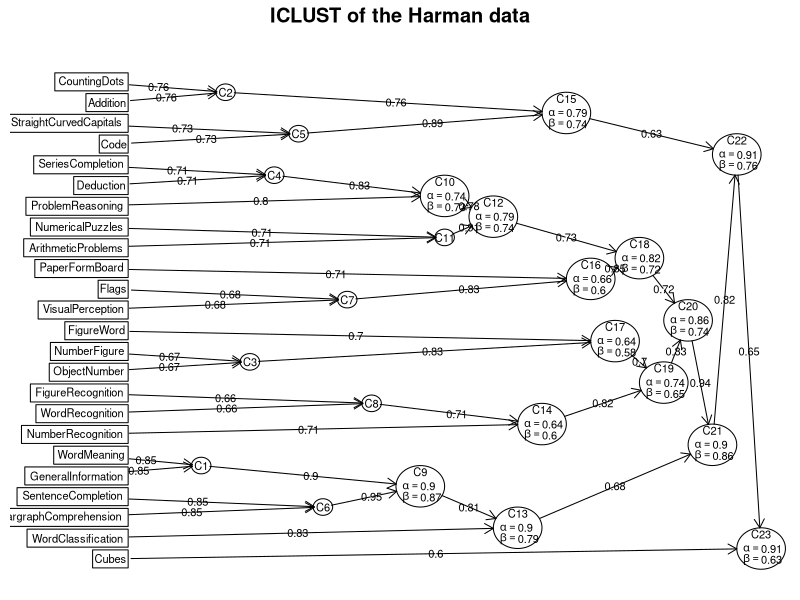
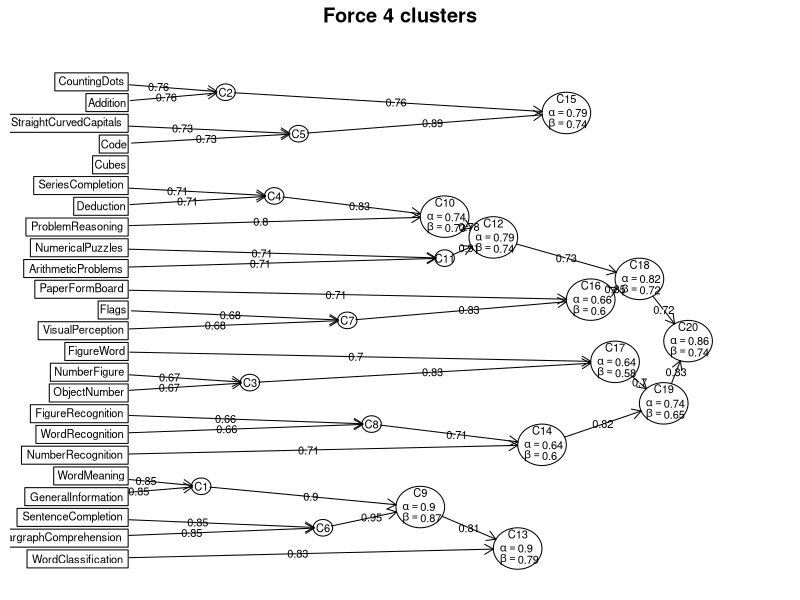
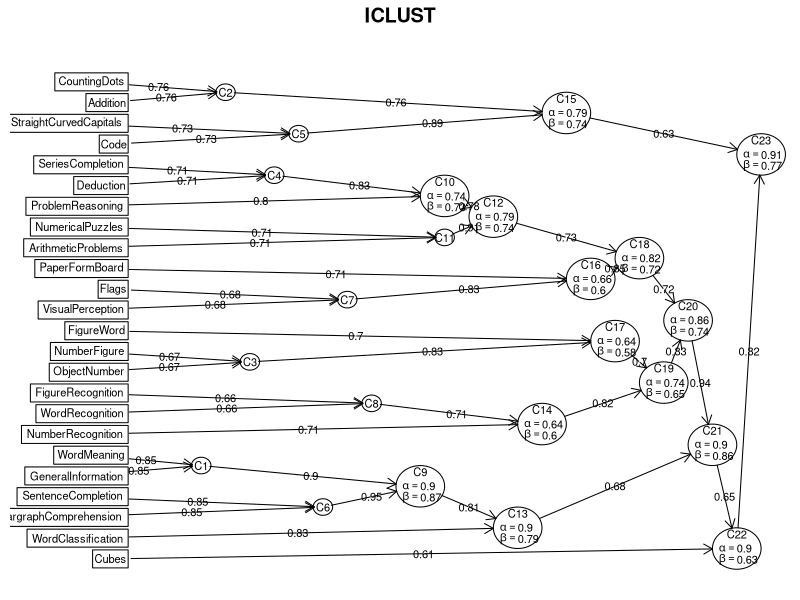
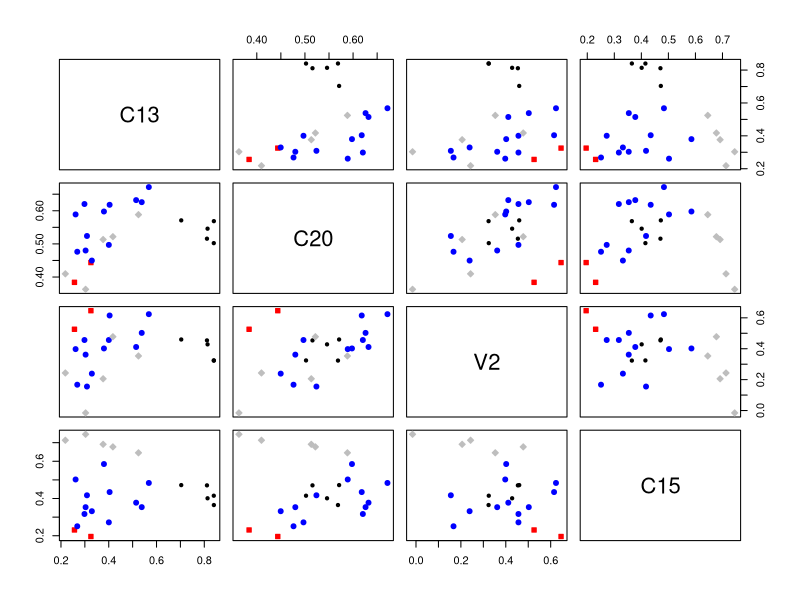
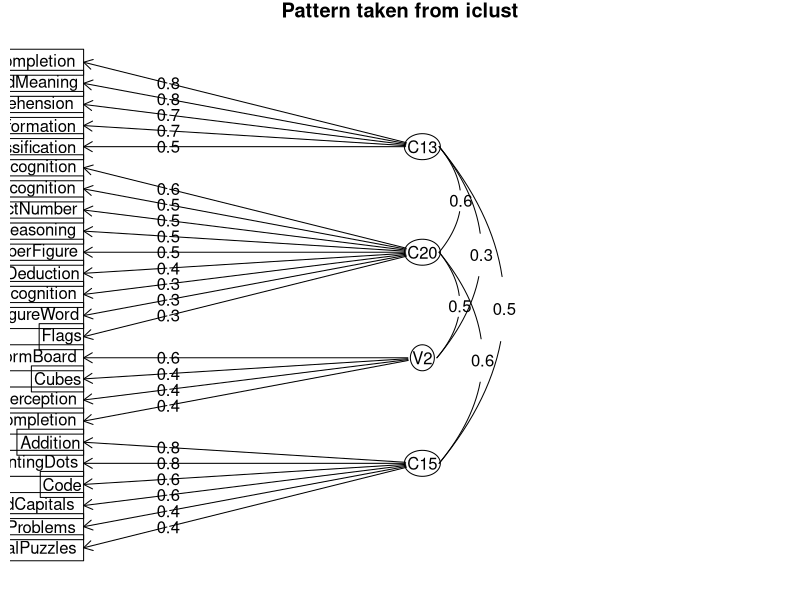

Source code (R) for these figures, in order:
library(psych)


### Name: iclust
### Title: iclust: Item Cluster Analysis - Hierarchical cluster analysis
###   using psychometric principles
### Aliases: ICLUST iclust
### Keywords: multivariate cluster

### ** Examples

test.data <- Harman74.cor$cov
ic.out <- iclust(test.data,title="ICLUST of the Harman data")
summary(ic.out)

#use all defaults and stop at 4 clusters
ic.out4 <- iclust(test.data,nclusters =4,title="Force 4 clusters")  
summary(ic.out4)
ic.out1 <- iclust(test.data,beta=3,beta.size=3)  #use more stringent criteria
ic.out  #more complete output 
plot(ic.out4)    #this shows the spatial representation
#use a dot graphics viewer on the out.file
dot.graph <- ICLUST.graph(ic.out,out.file="test.ICLUST.graph.dot")  
 #show the equivalent of a factor solution 
fa.diagram(ic.out4$pattern,Phi=ic.out4$Phi,main="Pattern taken from iclust") 
